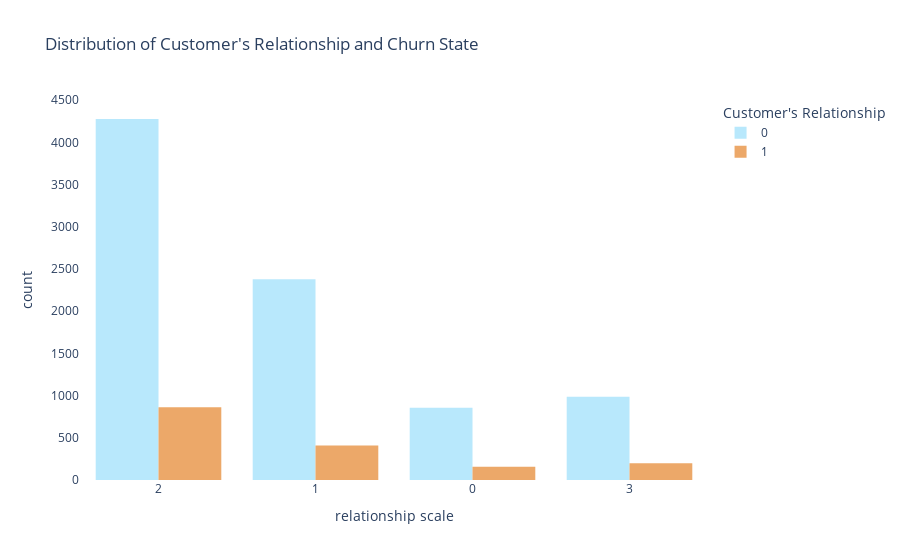

Notebook source saved alongside this figure:
### Code cell
fig = px.histogram(data, x="Months_on_book",color_discrete_sequence=['#B8E8FC','#ECA869','#CEEDC7','#EAC7C7','#B08BBB'],
                   color = 'Attrition_Flag', title='Distribution of Customer\'s Relationship and Churn State',
                   labels={'Months_on_book':'relationship scale'},
                  barmode='group')
fig.update_xaxes(type='category')
fig.update_layout(paper_bgcolor="rgba(0,0,0,0)", plot_bgcolor="rgba(0,0,0,0)",legend_title="Customer\'s Relationship")
fig.show()

### Figure 1 — Plotly figure (JSON) as saved in the notebook; plotly's stock layout.template omitted (floating-point values rounded to 4 significant figures; data arrays with more than 128 entries replaced by an {"elided": "..."} marker saying what was removed)
{"data": [{"alignmentgroup": "True", "bingroup": "x", "hovertemplate": "Attrition_Flag=0<br>relationship scale=%{x}<br>count=%{y}<extra></extra>", "legendgroup": "0", "marker": {"color": "#B8E8FC", "pattern": {"shape": ""}}, "name": "0", "offsetgroup": "0", "orientation": "v", "showlegend": true, "type": "histogram", "x": {"elided": "8500 int values"}, "xaxis": "x", "yaxis": "y"}, {"alignmentgroup": "True", "bingroup": "x", "hovertemplate": "Attrition_Flag=1<br>relationship scale=%{x}<br>count=%{y}<extra></extra>", "legendgroup": "1", "marker": {"color": "#ECA869", "pattern": {"shape": ""}}, "name": "1", "offsetgroup": "1", "orientation": "v", "showlegend": true, "type": "histogram", "x": {"elided": "1627 int values"}, "xaxis": "x", "yaxis": "y"}], "layout": {"barmode": "group", "legend": {"title": {"text": "Customer's Relationship"}, "tracegroupgap": 0}, "paper_bgcolor": "rgba(0,0,0,0)", "plot_bgcolor": "rgba(0,0,0,0)", "title": {"text": "Distribution of Customer's Relationship and Churn State"}, "xaxis": {"anchor": "y", "domain": [0, 1], "title": {"text": "relationship scale"}, "type": "category"}, "yaxis": {"anchor": "x", "domain": [0, 1], "title": {"text": "count"}}}}
